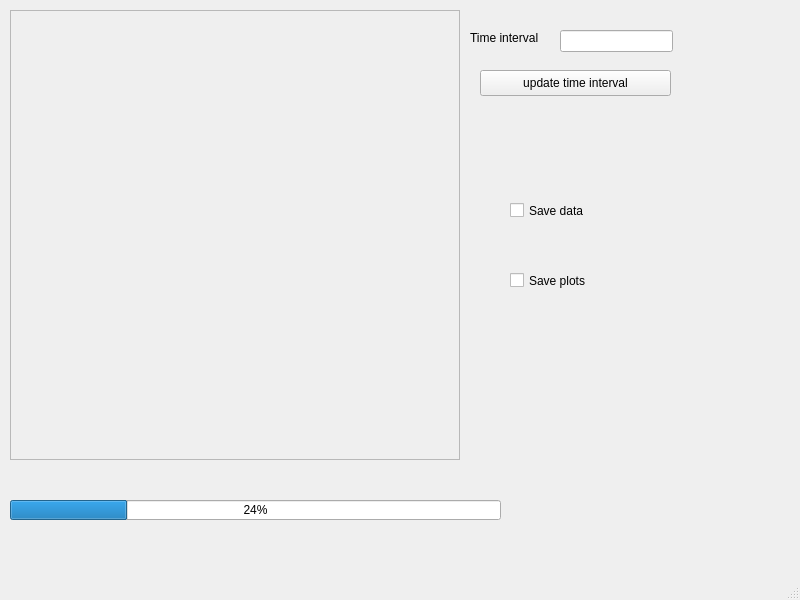
<?xml version="1.0" encoding="UTF-8"?>
<ui version="4.0">
 <class>MainWindow</class>
 <widget class="QMainWindow" name="MainWindow">
  <property name="geometry">
   <rect>
    <x>0</x>
    <y>0</y>
    <width>800</width>
    <height>600</height>
   </rect>
  </property>
  <property name="windowTitle">
   <string>MainWindow</string>
  </property>
  <widget class="QWidget" name="centralwidget">
   <widget class="QProgressBar" name="progressBar">
    <property name="geometry">
     <rect>
      <x>10</x>
      <y>500</y>
      <width>491</width>
      <height>20</height>
     </rect>
    </property>
    <property name="value">
     <number>24</number>
    </property>
   </widget>
   <widget class="QLineEdit" name="lineEdit">
    <property name="geometry">
     <rect>
      <x>560</x>
      <y>30</y>
      <width>113</width>
      <height>22</height>
     </rect>
    </property>
   </widget>
   <widget class="QCheckBox" name="checkBox">
    <property name="geometry">
     <rect>
      <x>510</x>
      <y>200</y>
      <width>84</width>
      <height>21</height>
     </rect>
    </property>
    <property name="text">
     <string>Save data</string>
    </property>
   </widget>
   <widget class="QCheckBox" name="checkBox_2">
    <property name="geometry">
     <rect>
      <x>510</x>
      <y>270</y>
      <width>84</width>
      <height>21</height>
     </rect>
    </property>
    <property name="text">
     <string>Save plots</string>
    </property>
   </widget>
   <widget class="QLabel" name="label">
    <property name="geometry">
     <rect>
      <x>470</x>
      <y>30</y>
      <width>101</width>
      <height>16</height>
     </rect>
    </property>
    <property name="text">
     <string>Time interval</string>
    </property>
   </widget>
   <widget class="QPushButton" name="pushButton">
    <property name="geometry">
     <rect>
      <x>480</x>
      <y>70</y>
      <width>191</width>
      <height>26</height>
     </rect>
    </property>
    <property name="text">
     <string>update time interval</string>
    </property>
   </widget>
   <widget class="QFrame" name="frame">
    <property name="geometry">
     <rect>
      <x>10</x>
      <y>10</y>
      <width>450</width>
      <height>450</height>
     </rect>
    </property>
    <property name="frameShape">
     <enum>QFrame::StyledPanel</enum>
    </property>
    <property name="frameShadow">
     <enum>QFrame::Raised</enum>
    </property>
   </widget>
  </widget>
  <widget class="QMenuBar" name="menubar">
   <property name="geometry">
    <rect>
     <x>0</x>
     <y>0</y>
     <width>800</width>
     <height>21</height>
    </rect>
   </property>
  </widget>
  <widget class="QStatusBar" name="statusbar"/>
 </widget>
 <resources/>
 <connections/>
</ui>
